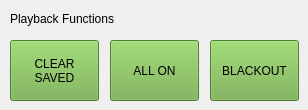
     <widget class="QWidget" name="page_10">
      <widget class="QLabel" name="label_29">
       <property name="geometry">
        <rect>
         <x>10</x>
         <y>10</y>
         <width>191</width>
         <height>17</height>
        </rect>
       </property>
       <property name="text">
        <string>Playback Functions</string>
       </property>
      </widget>
      <widget class="QPushButton" name="pushButton_41">
       <property name="geometry">
        <rect>
         <x>10</x>
         <y>40</y>
         <width>89</width>
         <height>61</height>
        </rect>
       </property>
       <property name="styleSheet">
        <string notr="true">background-color: rgb(112, 173, 70);</string>
       </property>
       <property name="text">
        <string>CLEAR
SAVED</string>
       </property>
      </widget>
      <widget class="QPushButton" name="pushButton_42">
       <property name="geometry">
        <rect>
         <x>110</x>
         <y>40</y>
         <width>89</width>
         <height>61</height>
        </rect>
       </property>
       <property name="styleSheet">
        <string notr="true">background-color: rgb(112, 173, 70);</string>
       </property>
       <property name="text">
        <string>ALL ON</string>
       </property>
      </widget>
      <widget class="QPushButton" name="pushButton_43">
       <property name="geometry">
        <rect>
         <x>210</x>
         <y>40</y>
         <width>89</width>
         <height>61</height>
        </rect>
       </property>
       <property name="styleSheet">
        <string notr="true">background-color: rgb(112, 173, 70);</string>
       </property>
       <property name="text">
        <string>BLACKOUT</string>
       </property>
      </widget>
     </widget>
